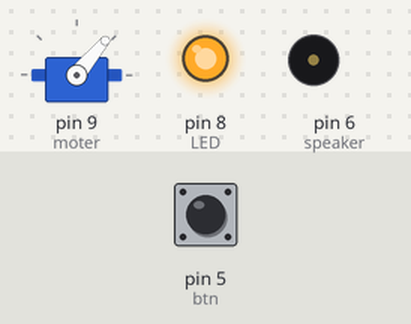
A sketch run on a simulated Arduino Uno, built with avr-gcc and run on an emulated ATmega328P. On the bench: servo, output pins drawn as LEDs (lit = HIGH), buzzer (waves = sounding, pin HIGH). Dashed ring = blinking. The test bench sets the inputs (shaded band); at power-on: pin 5 (btn) HIGH. What the sketch prints to the serial monitor is not drawn.

Above: at 2.8 s.
2.9 s: pin 5 (btn) pulled LOW for 3.2 s
At 3.7 s:
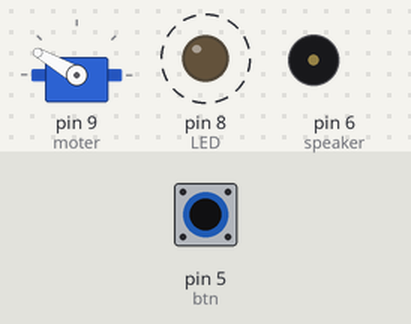
7.6 s: pin 5 (btn) pulled LOW for 1.2 s
At 8.8 s:
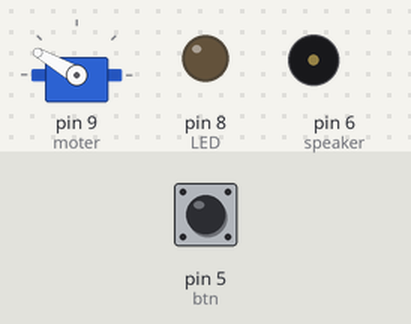
Timing chart, 0 to 10.6 s (numbered marks = the images above; inputs shaded):
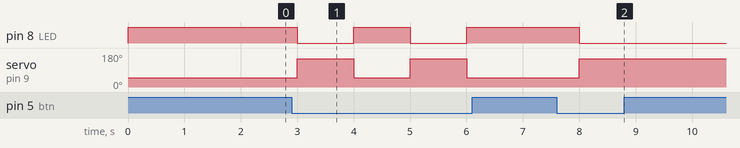

Measured:
- after the input at 2.9 s, pin 8 (LED): alternates HIGH for 1.0 s and LOW for 1.0 s, starting after 0.10 s; servo on pin 9 (moter): alternates 150° for 1.0 s and 50° for 1.0 s, starting after 0.10 s
- after the input at 7.6 s, pin 8 (LED): HIGH → LOW after 0.40 s; servo on pin 9 (moter): 50° → 150° after 0.40 s

The sketch:

btnDoor.ino
```cpp
#include <Servo.h>

Servo servo;
int btn = 5;
int speaker = 6;
int mag_sensor = 7;
int LED = 8;
int moter = 9;
int flag = 0;
unsigned long preTime;

void setup(){
  Serial.begin(115200);
  servo.attach(moter);
  Serial.println("Start Control.");
  pinMode(btn, INPUT);         // 버튼
  pinMode(mag_sensor, INPUT_PULLUP);   // 마그네틱 센서
  pinMode(LED, OUTPUT);       // LED
  pinMode(speaker, OUTPUT);   // 부저
}

void loop() {
  // put your main code here, to run repeatedly:
  int btnValue = digitalRead(5);
  if(btnValue == LOW){ // 버튼을 누르면
    flag += 1;
  }
  if((flag % 2) == 0){ // 버튼을 두번 누를때마다
    servo.write(50); // 잠금
    Serial.println("아! 닫혔네요!");
    digitalWrite(LED, HIGH); // 불끄기
  }
  else{
    servo.write(150);  // 잠금해제
    // 문 열렸을 때
    Serial.println("열렸습니다!");
    digitalWrite(LED, LOW); // 불켜기
  }

  delay(1000);
}
```
